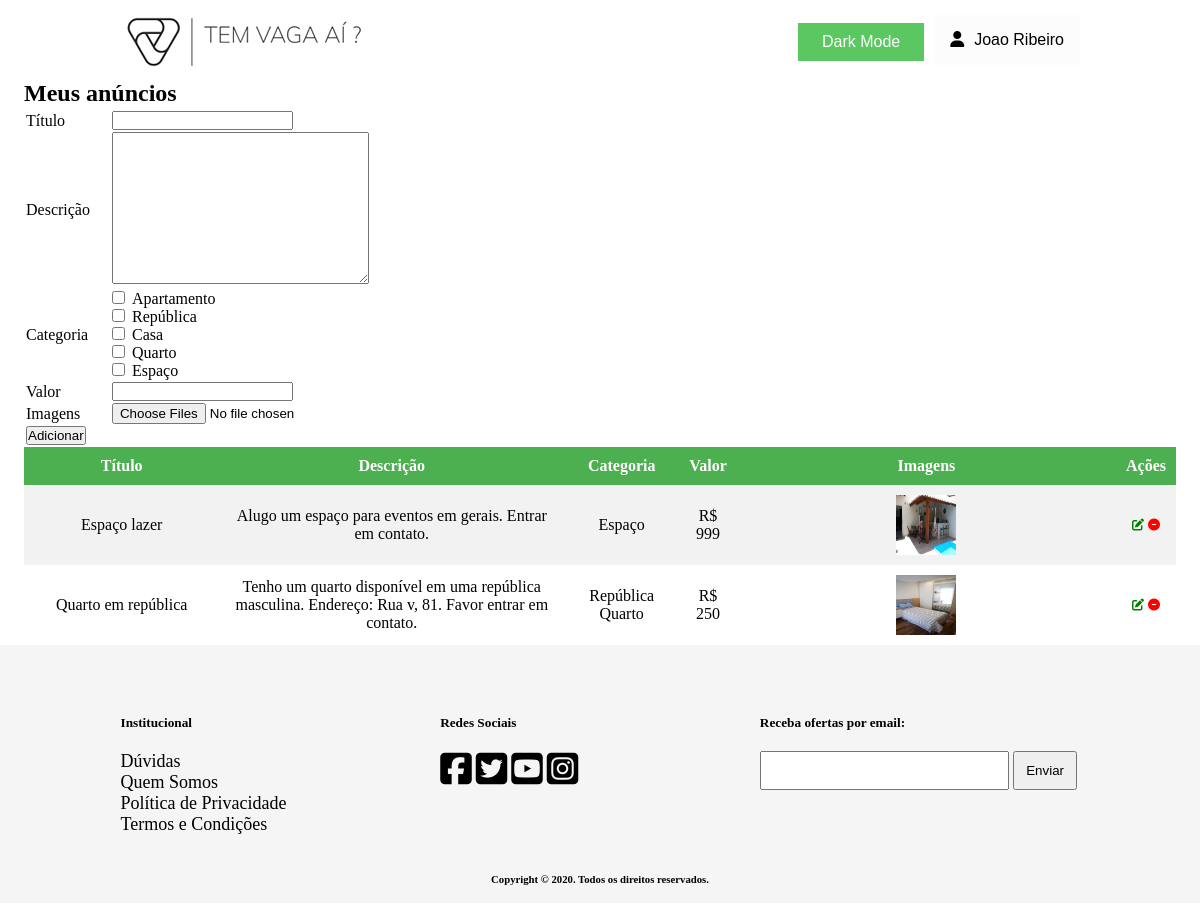
/paginas/anunciosUsuario.php (signed in), run on the app's committed database.
### tables this page shows
CREATE TABLE IF NOT EXISTS Usuario (
    idUsuario INT NOT NULL AUTO_INCREMENT PRIMARY KEY,
    nome VARCHAR(45),
    email VARCHAR(45),
    senha VARCHAR(45),
    telefone VARCHAR(45)
);

CREATE TABLE IF NOT EXISTS Anuncio (
    idAnuncio INT NOT NULL AUTO_INCREMENT PRIMARY KEY,
    titulo VARCHAR(45),
    descricao VARCHAR(150),
    valor FLOAT,
    Usuario_idUsuario INT
);

CREATE TABLE IF NOT EXISTS Imagem (
    idImagem INT NOT NULL AUTO_INCREMENT PRIMARY KEY,
    url VARCHAR(90),
    Anuncio_idAnuncio INT
);

### classes/Usuario.class.php (called while the page is built, shortened)
<?php
class Usuario {
    public static function buscarNomeUsuario($idUsuario) {
        global $pdo;
        $sql = $pdo->prepare("SELECT nome FROM Usuario WHERE idUsuario = ?");
        $sql->bindParam(1, $idUsuario);
        if ($sql->execute() == true) {
            if ($sql->rowCount() == 1) {
                $dado = $sql->fetch();
                return $dado['nome'];
            }
        }
    }
}
?>

### classes/Categoria.class.php (called while the page is built, shortened)
<?php
class Categoria {
    public function getNomeDasCategorias () {
        global $pdo;
        $sql = $pdo->prepare("SELECT nome FROM Categoria");
        $sql->execute();
        $array = NULL;
        if ($sql->execute() == true) {
            if ($sql->rowCount() > 0) {
                $array = $sql->fetchAll(PDO::FETCH_COLUMN);
            }
        }
        return $array;
    }
    public function getNomeDasCategoriasPorAnuncio($idAnuncio) {
        global $pdo;
        $sql = $pdo->prepare("SELECT c.nome FROM Anuncio_Categoria AS ac JOIN Categoria AS c ON  ac.Categoria_idCategoria = c.idCategoria
                            WHERE Anuncio_idAnuncio = ?");
        $sql->bindParam(1, $idAnuncio);
        $sql->execute();
        $array = NULL;
        if ($sql->execute() == true) {
            if ($sql->rowCount() > 0) {
                $array = $sql->fetchAll(PDO::FETCH_COLUMN);
            }
        }
        return $array;
    }
}
?>

### classes/Anuncio.class.php (called while the page is built, shortened)
<?php
class Anuncio {
    public function getAnunciosPorUsuario($idUsuario) {
        global $pdo;
        $sql = $pdo->prepare("SELECT * FROM Anuncio WHERE Usuario_idUsuario = ?");
        $sql->bindParam(1, $idUsuario);
        $array = NULL;
        if ($sql->execute() == true) {
            if ($sql->rowCount() > 0) {
                $array = $sql->fetchAll();
            }
        }
        return $array;
    }
    public function getImagensPorAnuncio ($idAnuncio) {
        global $pdo;
        $sql = $pdo->prepare("SELECT * FROM Imagem WHERE Anuncio_idAnuncio = ?");
        $sql->bindParam(1, $idAnuncio);
        $array = NULL;
        if ($sql->execute() == true) {
            if ($sql->rowCount() > 0) {
                $array = $sql->fetchAll();
            }
        }
        return $array;
    }
}
?>

### paginas/anunciosUsuario.php (the view, shortened to what this page needs)
<!DOCTYPE html>
<html lang="en" dir="ltr">
    <head>
        <link rel="stylesheet" href="../css/footer.css">
        <link rel="stylesheet" href="../css/header.css">
        <link rel="stylesheet" href="../css/anunciosUsuario.css">
        <link rel="stylesheet" href="../css/darkMode.css">
    </head>
    <body>
        <?php require "./header.php"; ?>
        <div class="conteudo-principal">
            <h2>Meus anúncios</h2>
            <?php
            require '../classes/Anuncio.class.php';
            require '../classes/Categoria.class.php';
            $c = new Categoria();
            $a = new Anuncio();
            $pastaImagens = "../imagens/anuncios/";
            $valoresAnuncio = array(
                $titulo = NULL,
                $descricao = NULL,
                $categoria = array(),
                $valor = NULL,
            );
            ?>
            <form class="" action="<?php echo htmlspecialchars($_SERVER["PHP_SELF"]);?>" method="post" enctype="multipart/form-data">
                <table class="table-add-anuncio">
                    <tr>
                        <td><label for="titulo">Título</label></td>
                        <td>
                            <input type="text" name="titulo" value="<?php echo isset($valoresAnuncio['titulo']) ? $valoresAnuncio['titulo'] : ""; ?>">
                        </td>
                    </tr>
                    <tr>
                        <td><label for="descricao">Descrição</label></td>
                        <td>
                            <textarea name="descricao" rows="10" cols="30"><?php echo isset($valoresAnuncio['descricao']) ? $valoresAnuncio['descricao'] : ""; ?></textarea>
                        </td>
                    </tr>
                    <tr>
                        <td><label for="categoria">Categoria</label></td>
                        <td>
                            <?php
                            $categorias = $c->getNomeDasCategorias();
                            if (isset($categorias) && !empty($categorias)) {
                                foreach ($categorias as $cat){
                                    if (isset($valoresAnuncio['categoria']) && in_array($cat, $valoresAnuncio['categoria'])) {
                                        echo "<input checked name='categoria[]' type='checkbox' style='margin-right: 7px;' value=".$cat.">".$cat."</input> <br>";
                                    } else {
                                        echo "<input  name='categoria[]' type='checkbox' style='margin-right: 7px;' value=".$cat.">".$cat."</input> <br>";
                                    }
                                }
                            }
                            ?>
                        </td>
                    </tr>
                    <tr>
                        <td><label for="valor">Valor</label></td>
                        <td>
                            <input type="number" name="valor" value="<?php echo isset($valoresAnuncio['valor']) ? $valoresAnuncio['valor'] : ""; ?>">
                        </td>
                    </tr>
                    <tr>
                        <td><label for="imagens">Imagens</label></td>
                        <td><input multiple type="file" name="imagens[]" id="fileToUpload"></td>
                    </tr>
                    <tr>
                        <td><input type="submit" value="Adicionar" name="submit"></td>
                        <td>
                        </td>
                    </tr>
                </table>
            </form>
            <div class="div-table-anuncios">
                <table class="table-anuncios">
                    <thead>
                        <tr>
                            <th>Título</th>
                            <th>Descrição</th>
                            <th>Categoria</th>
                            <th>Valor</th>
                            <th>Imagens</th>
                            <th>Ações</th>
                        </tr>
                    </thead>
                    <tbody>
                        <?php
                        $anuncios = $a->getAnunciosPorUsuario($_SESSION['login']);
                        if (isset($anuncios) && !empty($anuncios)):
                            foreach ($anuncios as $anuncio):
                            ?>
                            <tr>
                                <td style="width:17%"><?php echo $anuncio['titulo'] ?></td>
                                <td style="width:30%"><?php echo $anuncio['descricao'] ?></td>
                                <td style="width:10%">
                                    <?php
                                        $categorias = $c->getNomeDasCategoriasPorAnuncio($anuncio['idAnuncio']);
                                        if (isset($categorias) && !empty($categorias)) {
                                            foreach ($categorias as $cat){
                                                echo $cat." ";
                                            }
                                        }
                                    ?>
                                </td>
                                <td style="width:5%">R$ <?php echo $anuncio['valor'] ?></td>
                                <td style="width:33%">
                                    <div class="imagens">
                                        <?php
                                            $imagens = $a->getImagensPorAnuncio($anuncio['idAnuncio']);
                                            if (isset($imagens) && !empty($imagens)) {
                                                foreach ($imagens as $imagem) {
                                                    echo '<img src="'.$pastaImagens.$imagem['url'].'" alt="">';
                                                }
                                            }
                                        ?>
                                    </div>
                                </td>
                                <td style="width:5%">
                                    <a title="Atualizar" href="<?php echo htmlspecialchars($_SERVER["PHP_SELF"])."?mode=update&ID=".$anuncio['idAnuncio'];?>"><i class="fas fa-edit fa-xs" style="color:green"></i></a>
                                    <a title="Deletar" href="<?php echo htmlspecialchars($_SERVER["PHP_SELF"])."?mode=exclude&ID=".$anuncio['idAnuncio'];?>"><i class="fas fa-minus-circle fa-xs" style="color:red"></i></a>
                                </td>
                            </tr>
                        <?php
                            endforeach;
                        endif;
                        ?>
                    </tbody>
                </table>
            </div>
        </div>
        <?php require "./footer.php"; ?>
    </body>
</html>

### paginas/header.php (shortened to what this page needs)
<?php
$serverDocRoot = str_replace ("\\", "/", $_SERVER['DOCUMENT_ROOT']);
require $serverDocRoot.__ROOT__.'/config.php';
$pastaImagens = __ROOT__.'/imagens/';
?>
<div id="cabecalho">
    <div class="logo">
        <div id="slide">
            <a href="<?php echo __ROOT__ ?>">
                <img id="tamanhoImg" src="<?php echo $pastaImagens."/logo.png" ?>">
            </a>
        </div>
    </div>
        <ul>
            <li>
                <div id="botaoDark">
                    <button class="buttonDark buttonDark1" onclick="myFunction()">Dark Mode</button>
                </div>
            </li>
    <?php if (isset($_SESSION["login"]) && !empty($_SESSION["login"])): ?>
            <?php
            require_once $serverDocRoot.__ROOT__.'/classes/Usuario.class.php';
            $usuario = new Usuario();
            $nomeUsuario = $usuario->buscarNomeUsuario($_SESSION['login']);
            ?>
            <div class="dropdown">
                <li>
                    <button onclick="myFunction()" class="dropbtn">
                        <span><i class="fas fa-user" style="margin-right:10px;"></i><?php echo $nomeUsuario ?></span>
                    </button>
                </li>
            </div>
        </ul>
    <?php endif; ?>
</div>

### css/header.css (style rules this page uses)
* { box-sizing: border-box; margin: 0; padding: 0; }
body { background-color: rgb(252,252,252); display: flex; flex-direction: column; justify-content: space-between; min-height: 100vh; }
#slide { position: relative; animation: mymove 8s forwards; }
#tamanhoImg { width: 250px; height: 80px; }
#cabecalho { margin: 0 auto; width: 80%; display: flex; justify-content: space-between; }
#cabecalho .logo { width: 250px; height: 80px; }
#cabecalho ul { display: flex; flex-direction: row; align-items: center; }
#cabecalho ul li { width: auto; display: flex; }
.dropbtn { background-color: #fcfcfc; padding: 16px; font-size: 16px; border: none; cursor: pointer; }
.dropdown { position: relative; display: inline-block; }

### css/anunciosUsuario.css (style rules this page uses)
.conteudo-principal { min-height: 64vh; margin: 0 auto; width: 96%; }
.table-anuncios, .table-anuncios th, .table-anuncios td { border-collapse: collapse; text-align: center; padding: 10px; }
.table-anuncios { width: 100%; }
.table-add-anuncio td:last-child { padding-left: 20px; }
.table-anuncios th { background-color: #4CAF50; color: white; }
.table-anuncios tr:nth-child(odd) { background-color: #f2f2f2; }
.imagens { display: flex; overflow: hidden; justify-content: center; flex-wrap: wrap; }
.imagens img { width: 60px; height: 60px; }

### css/darkMode.css (style rules this page uses)
body { background-color: white; color: black; }
#botaoDark { text-align: right; padding-top: 5px; padding-bottom: 2px; }
.buttonDark { background-color: #5ac761; border: none; color: white; text-decoration: none; display: inline-block; font-size: 16px; cursor: pointer; margin-right: 10px; }
.buttonDark1 { padding: 10px 24px; }

### data on the page
usuario: nome "Joao Ribeiro"
anuncio: titulo "Espaço lazer", descricao "Alugo um espaço para eventos em gerais. Entrar em contato.", cat "Espaço", valor "999"
imagem: url (picture)
anuncio: titulo "Quarto em república", descricao "Tenho um quarto disponível em uma república masculina. Endereço: Rua v, 81. Favor entrar em contato.", cat "República", cat "Quarto", valor "250"
imagem: url (picture)

### other printed values
$cat "Apartamento"
$cat "República"
$cat "Casa"
$cat "Quarto"
$cat "Espaço"
